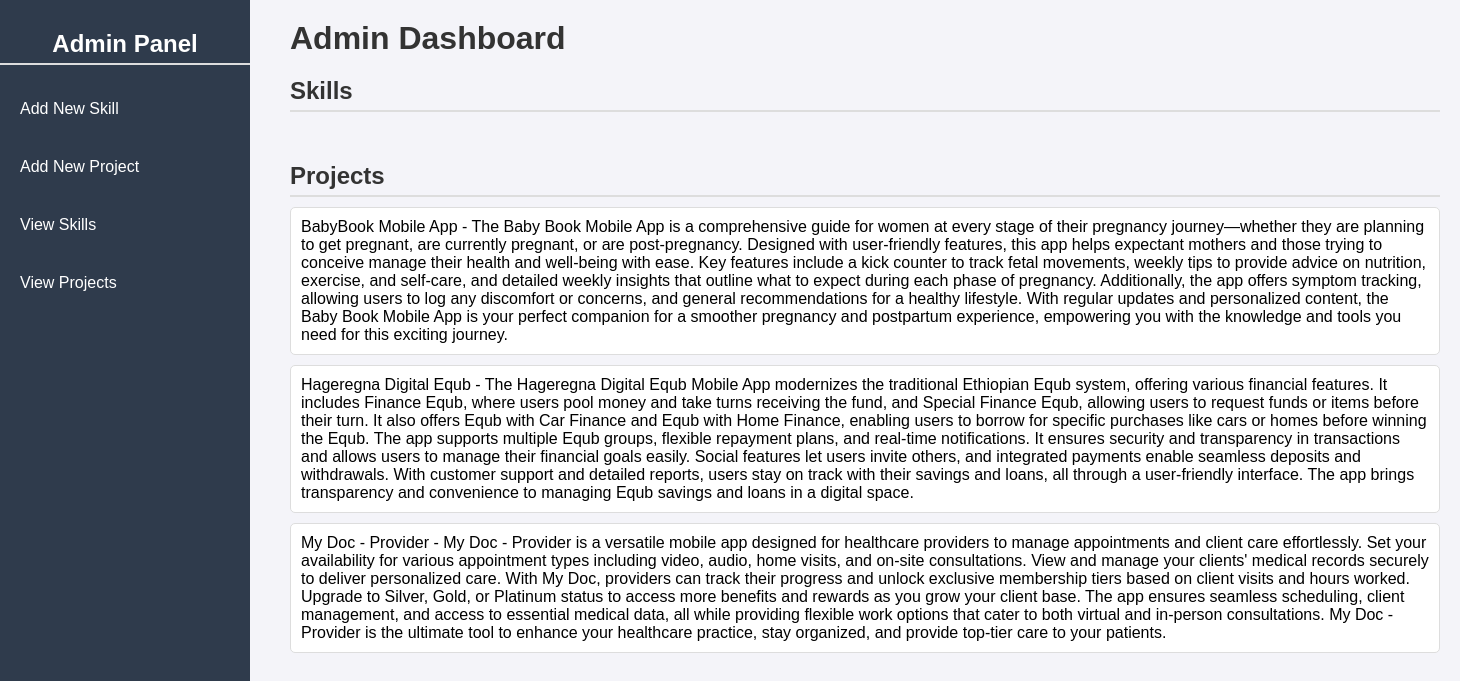
/admins/, run on the app's committed database.
### main/models.py (models this page shows, shortened)
class Project(models.Model):
    project_id = models.AutoField(primary_key=True)
    project_name = models.CharField(max_length=200, null=True)
    project_description = models.TextField()
    project_image = models.ImageField(upload_to='projects/', null=True)
    project_start_date = models.DateField(null=True)
    project_end_date = models.DateField(null=True)

### main/views.py (the view)
# urls.py: path('admins/', views.admin, name='admin'),
def admin(request):
    projects = Project.objects.all()
    return render(request, 'main/admin.html', {'projects': projects})

### main/templates/main/admin.html (shortened to what this page needs)
<!DOCTYPE html>
<html lang="en">
<head>
</head>
<body>
    <div class="sidebar">
        <h2>Admin Panel</h2>
        <a href="{% url 'main:add_skill' %}">Add New Skill</a>
        <a href="{% url 'main:add_project' %}">Add New Project</a>
        <a href="{% url 'main:view-skills' %}">View Skills</a>
        <a href="{% url 'main:view-projects' %}">View Projects</a>
    </div>
    <div class="content">
        <h1>Admin Dashboard</h1>
        <h2>Skills</h2>
        <div class="content">
        </div>
        <section class="projects">
            <h2>Projects</h2>
            <ul>
                {% for project in projects %}
                    <li>{{ project.project_name }} - {{ project.project_description }}</li>
                {% endfor %}
            </ul>
        </section>
    </div>
</body>
</html>

### main/templates/main/admin.html (style rules this page uses)
* { margin: 0; padding: 0; box-sizing: border-box; }
body { font-family: Arial, sans-serif; background-color: #f4f4f9; display: flex; }
.sidebar { width: 250px; background-color: #2f3b4c; color: white; height: 100vh; padding-top: 30px; position: fixed; left: 0; }
.sidebar h2 { text-align: center; margin-bottom: 20px; font-size: 24px; color: #fff; }
.sidebar a { display: block; color: white; padding: 15px 20px; text-decoration: none; margin: 10px 0; border-radius: 5px; font-size: 16px; transition: background-color 0.3s; }
.content { margin-left: 270px; padding: 20px; width: 100%; }
.content h1 { font-size: 32px; color: #333; margin-bottom: 20px; }
section { margin-bottom: 40px; }
h2 { font-size: 24px; color: #333; margin-bottom: 10px; border-bottom: 2px solid #ddd; padding-bottom: 5px; }
ul { list-style-type: none; padding-left: 0; }
ul li { background-color: #fff; border: 1px solid #ddd; border-radius: 5px; margin-bottom: 10px; padding: 10px; transition: transform 0.2s ease; }

### data on the page
Project: project_name "BabyBook Mobile App", project_description "The Baby Book Mobile App is a comprehensive guide for women at every stage of their pregnancy journey—whether they are planning to get pregnant, are currently pregnant, or are post-pregnancy. Designed with user-friendly features, this app helps expectant mothers and those trying to conceive manage their health and well-being with ease. Key features include a kick counter to track fetal movements, weekly tips to provide advice on nutrition, exercise, and self-care, and detailed weekly insights that outline what to expect during each phase of pregnancy. Additionally, the app offers symptom tracking, allowing users to log any discomfort or concerns, and general recommendations for a healthy…"
Project: project_name "Hageregna Digital Equb", project_description "The Hageregna Digital Equb Mobile App modernizes the traditional Ethiopian Equb system, offering various financial features. It includes Finance Equb, where users pool money and take turns receiving the fund, and Special Finance Equb, allowing users to request funds or items before their turn. It also offers Equb with Car Finance and Equb with Home Finance, enabling users to borrow for specific purchases like cars or homes before winning the Equb. The app supports multiple Equb groups, flexible repayment plans, and real-time notifications. It ensures security and transparency in transactions and allows users to manage their financial goals easily. Social features let users invite others,…"
Project: project_name "My Doc - Provider", project_description "My Doc - Provider is a versatile mobile app designed for healthcare providers to manage appointments and client care effortlessly. Set your availability for various appointment types including video, audio, home visits, and on-site consultations. View and manage your clients' medical records securely to deliver personalized care. With My Doc, providers can track their progress and unlock exclusive membership tiers based on client visits and hours worked. Upgrade to Silver, Gold, or Platinum status to access more benefits and rewards as you grow your client base. The app ensures seamless scheduling, client management, and access to essential medical data, all while providing flexible work…"
